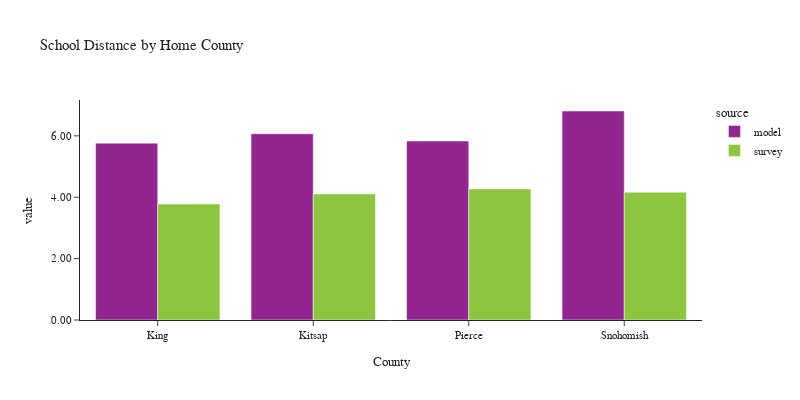

The cell this chart's notebook holds for it:
### Code cell
plot_school_location(df_students, 'CountyName_home', 'Home County', 'County')

### Figure 1 — Plotly figure (JSON) as saved in the notebook; plotly's stock layout.template omitted (floating-point values rounded to 4 significant figures)
{"data": [{"alignmentgroup": "True", "customdata": [[506972], [57230], [217937], [190920]], "hovertemplate": "source=model<br>CountyName_home=%{x}<br>value=%{y}<br>sample count=%{customdata[0]}<extra></extra>", "legendgroup": "model", "marker": {"color": "#91268F", "pattern": {"shape": ""}}, "name": "model", "offsetgroup": "model", "orientation": "v", "showlegend": true, "textposition": "auto", "type": "bar", "x": ["King", "Kitsap", "Pierce", "Snohomish"], "xaxis": "x", "y": [5.763, 6.069, 5.832, 6.81], "yaxis": "y"}, {"alignmentgroup": "True", "customdata": [[621], [56], [112], [108]], "hovertemplate": "source=survey<br>CountyName_home=%{x}<br>value=%{y}<br>sample count=%{customdata[0]}<extra></extra>", "legendgroup": "survey", "marker": {"color": "#8CC63E", "pattern": {"shape": ""}}, "name": "survey", "offsetgroup": "survey", "orientation": "v", "showlegend": true, "textposition": "auto", "type": "bar", "x": ["King", "Kitsap", "Pierce", "Snohomish"], "xaxis": "x", "y": [3.78, 4.11, 4.272, 4.166], "yaxis": "y"}], "layout": {"barmode": "group", "font": {"size": 11}, "height": 400, "legend": {"title": {"text": "source"}, "tracegroupgap": 0}, "title": {"text": "School Distance by Home County"}, "width": 800, "xaxis": {"anchor": "y", "domain": [0.0, 1.0], "title": {"text": "County"}}, "yaxis": {"anchor": "x", "domain": [0.0, 1.0], "tickformat": ".2f", "title": {"text": "value"}}}}
